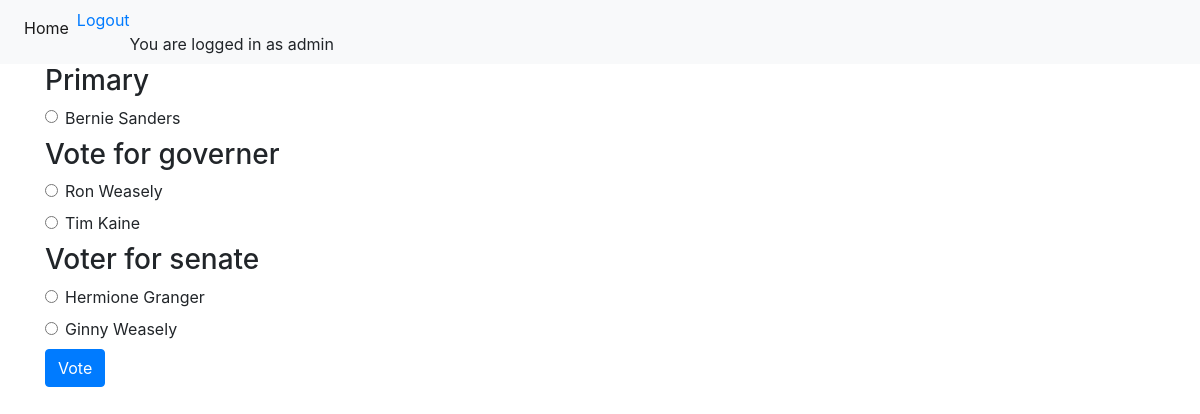
The app's page /candidates/2018-07/vote (signed in) with its own data.
### polls/models.py (models this page shows, shortened)
class Ballot(models.Model):
    question_text = models.CharField(max_length=200, default="Default question")
    election = models.ForeignKey(Election, on_delete=models.CASCADE, null=True)

class Candidate(models.Model):
    first_name = models.CharField(max_length=50)
    last_name = models.CharField(max_length=50)
    party = models.CharField(max_length=20)
    ballot = models.ForeignKey(Ballot, on_delete=models.CASCADE)
    number_of_votes = models.IntegerField()
    def __str__(self):
        return self.first_name + " " + self.last_name

### polls/views.py (the view)
# urls.py: url(r'^candidates/'+election_id_regex+'/vote$', views.vote, name='vote'),
def vote(request, election_id):
    election = get_object_or_404(Election, id=election_id)
    return render(request, 'detail.html', {
        'election': election
    })

### polls/templates/detail.html (shortened to what this page needs)
{% extends 'base.html' %}
{% block content %}
<form action="{% url 'show_confirmation' election.id %}" method="post">
            {% for ballot in election.ballot_set.all %}
                <h3>{{ ballot.question_text }}</h3>
                {% for candidate in ballot.candidate_set.all %}
                    <div class='form-check' >
                        <input class="form-check-input" type="radio" name="candidate{{ forloop.parentloop.counter0 }}" id="candidate2{{ forloop.counter }}" value="{{ candidate.id }}" />
                        <label for="candidate{{ forloop.counter }}">{{ candidate }}</label>
                    </div>
                {% endfor %}
            {% endfor %}
            <input class='btn btn-primary' type="submit" value="Vote"/>
                </form>
{% endblock %}

### polls/templates/base.html (shortened to what this page needs)
<!DOCTYPE html>
<html lang="en">
<head>
    <link rel="stylesheet" href="https://maxcdn.bootstrapcdn.com/bootstrap/4.0.0/css/bootstrap.min.css">
</head>
<body>
    <nav class="navbar navbar-expand-lg navbar-light bg-light">
        <div class="collapse navbar-collapse" id="navbarNavAltMarkup">
        <div class="navbar-nav">
            <a class="nav-item nav-link active" href="/">Home <span class="sr-only">(current)</span></a>
            {% if user.is_authenticated %}
                <a href="{% url 'logout' %}" class="llbutton">Logout</a>
            {% endif %}
        <br>
        {% if user.is_authenticated %}
            You are logged in as {{ user }}
        {% endif %}
        </div>
      </div>
    </nav>
    <div class="container">
    {% block content %}
    {% endblock %}
</body>
</html>

### records on screen
Ballot: question_text "Primary"
Candidate: first_name+last_name "Bernie Sanders"
Ballot: question_text "Vote for governer"
Candidate: first_name+last_name "Ron Weasely"
Candidate: first_name+last_name "Tim Kaine"
Ballot: question_text "Voter for senate"
Candidate: first_name+last_name "Hermione Granger"
Candidate: first_name+last_name "Ginny Weasely"

### other values on screen
{{ user }} "admin"
